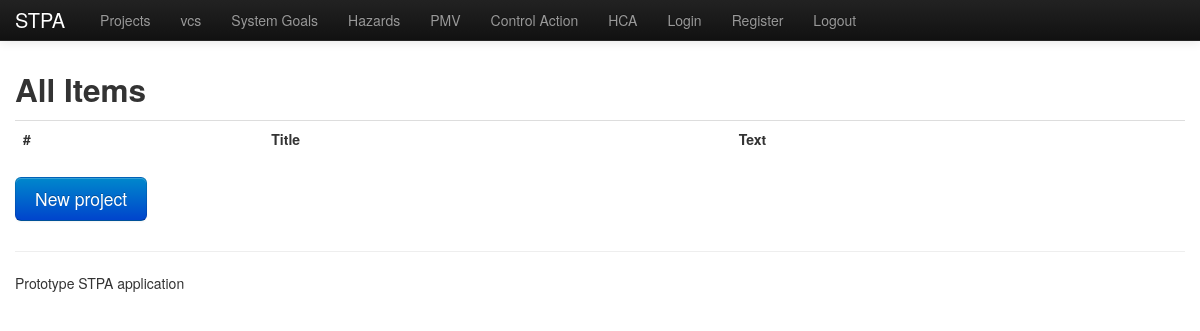
The app's page /project/ (signed in), older data.
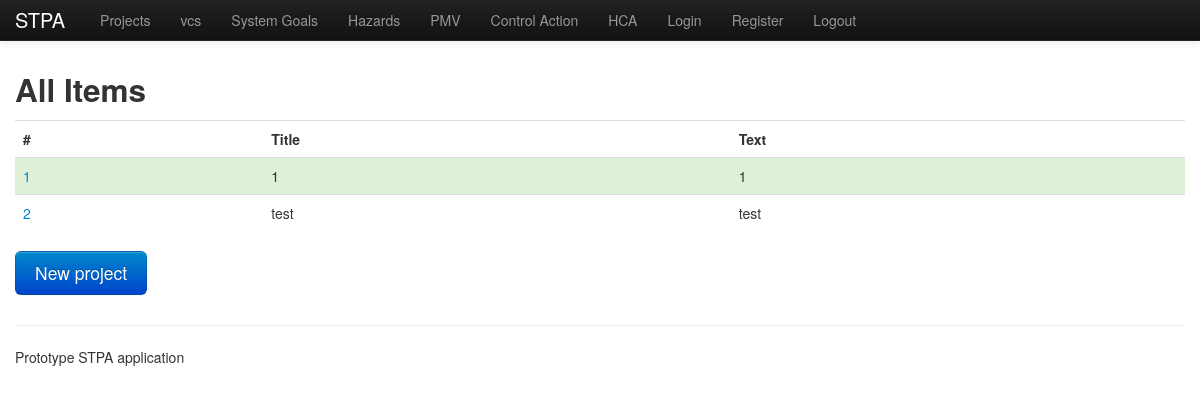
The same page, newer data.
### stpa_prototype/database/models.py (models this page shows, shortened)
class Project(Base):
    __tablename__ = 'project'
    id = Column(Integer(), primary_key=True)
    title = Column(String(80))
    description = Column(String(255))
    users = relationship('User', secondary='project_users', back_populates='projects', lazy='dynamic')

### stpa_prototype/project_management/project.py (the view)
@project_blueprint.route('/')
@login_required
def index():
    current_project = session['active_project_db']
    return render_template('project_management/index.html',
                           projects=current_user.projects, current_project=int(current_project)
                           )

### stpa_prototype/__init__.py (called while the page is built)
@app.teardown_appcontext
def shutdown_session(exception=None):
    db_session.remove()

### stpa_prototype/templates/project_management/index.html
{% extends "layout.html" %}
{% block body %}
<div id="main" class="container">
    <h2>All Items</h2>
    <table class="table table-hover">
      <tr>
        <th>#
        <th>Title
        <th>Text
      {%- for project in projects %}
          {% if  project.id == current_project %}
      <tr class="success">
          {% else %}
      <tr>
          {% endif %}
        <td><a href="/project/{{ project.id }}">{{ project.id }}</a>
        <td>{{ project.title }}
        <td>{{ project.description }}</td>
      </tr>
      {%- endfor %}
    </table>
    <p>
      <a href="{{ url_for('project.new') }}" class="btn btn-large btn-primary">New project</a>
</div>
{% endblock %}

Row changes from the older to the newer data that the page shows:
now on this page (row edited): Project: id "1", title "1", description "1"
now on this page (row edited): Project: id "2", title "test", description "test"
